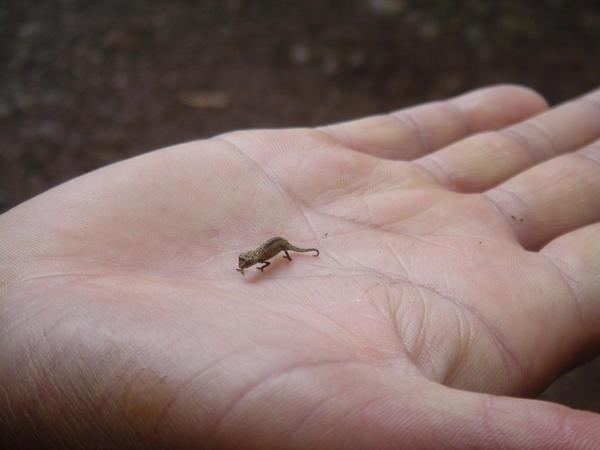
#> input picture images/397300-The-world-s-smallest-chameleon-Montagne-d-Ambre-1.jpg, 600 x 450 px; its folder holds only this picture in this run
$ python -i sift.py   (imports and definitions only)   (Python 2 division)
#> lines starting #> are read from the running program, lines starting #| are printed output that depends on the picture
### sift/imtools.py
import os
from PIL import Image
from PIL import ImageEnhance
from pylab import *
from scipy.ndimage import filters


#args: absolute path to folder (string), file extension including the '.' (string)
#returns: list of absolute paths to files in the folder with that extension (list of strings)
# [6 lines left out: function get_filelist, not called in this run]

def img_contrast(img,value):
    enhancer = ImageEnhance.Contrast(img_fromArr(img))
    return img_toArr(enhancer.enhance(value))

#Note that this crops with the origin in the top-left corner
#args: image to crop (numpy array), x,y,width,height of new image (ints)
#returns: cropped image (numpy array)
def img_crop(img,x,y,width,height):
    return img.crop((x,y,x+width,y+height))


#args: image to convert (PIL image)
#returns: converted image (numpy array)
def img_toArr(img):
    return array(img.convert('L'))


#args: image to convert (numpy array)
#returns: converted image (PIL image)
def img_fromArr(arr):
    return Image.fromarray(arr)


#args: two images to make into one (numpy arrays)
#returns: im1 appended to the left of im2 (numpy array)
# [10 lines left out: function img_append, not called in this run]

### sift/sift.py
import os, sys
from PIL import Image
from pylab import *
import imtools


class SiftObject:

    #Instance data members
    #keyCount:     (int) total number of keypoints associated with this object
    #location:     (numpy nx2 array) x,y position of each keypoint relative to
    #              the origin of the latest source image
    #scale:        (numpy nx1 array) size of each keypoint
    #angle:        (numpy nx1 array) angle in radians of each keypoint
    #descriptor:   (numpy nx128 array) keypoint descriptors (used for matching)
    #boxVector     (numpy nx2 array) radians, radius to original bounding box
    #              upper left-hand corner
    #matched:      (numpy nx1 array) True/False did this keypoint match to the
    #              source image last update
    #isVisible:    (bool) True/False were any keypoints matched in last update?
    #              If False, the object is briefly searched for. If False,
    #              no new keypoints will be learned
    #frameSearches:(int) how many times the current update frame has been
    #              searched for the object. If SiftObject.maxSearches is
    #              reached, then searching will end for the current frame
    #boundingBox:  (Python 1x4 list) x1,y1,x2,y2 of box surrounding every
    #              keypoint in last update, used to estimate object's position
    #origBox:      (Python 1x2 list) width,height describing original bounding
    #              box size
    #trust:        (numpy nx1 array) value 0.0-1.0 determined by how often a
    #              dynamically found keypoint has appeared. Once trust = 1.0,
    #              the keypoint is marked as trusted and is kept
    #trusted       (numpy nx1 array) True/False has this keypoint been matched
    #              enough times to be considered a stable part of the object

    #Percentage larger in side length the search box is than the bounding box
    searchBoxRatio = 1.25
    #Smallest bounding box side length
    minBoxLength = 20
    #SIFT parameters (suggested: edge 10, peak 5, ratio 0.7)
    siftParams = "--edge-thresh 10 --peak-thresh 5"
    distRatio = 0.7
    #Increase and decrease in trust when an untrusted keypoint is/is not matched
    trustMatch = 0.25
    trustNoMatch = 0.5
    #Maximum number of additional keypoint searches before giving up on a frame
    maxSearches = 4


    '''
    Initialize an empty instance. Used in object creation
    returns: new SiftObject instance
    '''
    def __init__(self):
        #Initialize it as empty with no trusted keypoints
        self.keyCount = 0
        self.location = zeros((self.keyCount,2))
        self.scale = zeros((self.keyCount))
        self.angle = zeros((self.keyCount))
        self.descriptor = zeros((self.keyCount,128))
        self.boxVector = zeros((self.keyCount,2))
        self.matched = zeros((self.keyCount),'bool')
        self.isVisible = False
        self.frameSearches = 0
        self.boundingBox = [0,0,SiftObject.minBoxLength,SiftObject.minBoxLength]
        self.origBox = self.boundingBox
        self.trust = zeros((self.keyCount))
        self.trusted = zeros((self.keyCount),'bool')
        self.position = zeros((3,2))
        self.velocity = zeros((2,2))
        self.acceleration = zeros((1,2))


    '''
    Print out diagnostic information about the instance
    returns: nothing
    '''
    # [6 lines left out: function showInfo, not called in this run]

    '''
    Empty the instance of all keypoint data
    returns: nothing
    '''
    # [19 lines left out: function empty, not called in this run]


    '''
    Load in training keypoints. Any existing keypoints will be erased. All new
    keypoints are marked as trusted
    img: a numpy image array
    box: a Python list [x1,y1,x2,y2]. Forms a rectangle around the object to
    track
    returns: nothing
    '''
    # [51 lines left out: function train, not called in this run]


    '''
    Updates keypoint positions and trust and object's estimated position given
    an image, typically the next frame in a video sequence
    img: a numpy image array
    returns: nothing
    '''
    def update(self,img):
        self.frameSearches = 0
        self.updateKeypoints(img)
        while self.frameSearches != 0 and self.frameSearches < SiftObject.maxSearches:
            self.updateKeypoints(img)
        self.updateTrust()
        self.updateBoundingBox()
        self.relateKeypoints()
        self.updatePrediction(img.shape)


    '''
    Update the positions of keypoints according to the passed image. Matches
    existing keypoints to keypoints found in the specified image and creates
    new keypoints for those not matched
    img: a numpy image array
    returns: nothing
    '''
    def updateKeypoints(self,img):
        imgSize = img.shape
        #Convert the update image array to a PIL image
        img = imtools.img_fromArr(img).convert('L')
        #Crop and save the proper area(s) to search for keypoints in
        x,y,width,height,count = self.computeSearchBox(imgSize,self.frameSearches)
        #Have we searched the entire image?
        if count == 0:
            self.frameSearches = 0
            return
        loc = zeros((0,4))
        desc = zeros((0,128))
        for i in range(0,count):
            im = img.crop((int(x[i]),int(y[i]),int(x[i]+width[i]),int(y[i]+height[i])))
            im.save('tmp.pgm')
            #Create SIFT data from the new image file
            feature_save('tmp.pgm','tmp.key',params=SiftObject.siftParams)
            #Open the just-created key file
            locTemp,descTemp = feature_load('tmp.key')
            os.remove('tmp.key')
            #Are there any keypoints?
            try:
                locTemp[0,0] += 0
            except:
                #No keypoints in this area
                continue
            #Correct the position of keypoints
            for j in range(0,locTemp.shape[0]):
                locTemp[j,0] += x[i]
                locTemp[j,1] += y[i]
            loc = concatenate((loc,locTemp))
            desc = concatenate((desc,descTemp))
        #Format the SIFT data
        try:
            location = loc[:,0:2]
        except:
            print 'SiftObject: no keypoints found in update image'
            self.matched[:] = False
            self.updateTrust()
            return
        scale = loc[:,2]
        angle = loc[:,3]
        descriptor = array(desc)
        #Find matches between existing keypoints and update image
        matches = match_find(self.descriptor,descriptor,dist_ratio=SiftObject.distRatio)
        toAdd = range(0,location.shape[0])
        self.isVisible = False
        #For every exising keypoint that has a match, set its position to
        #the position of its new match in the search box. For every new
        #keypoint found within the search box, add it to the object for future
        #matching
        for i in range(0,self.keyCount):
            if matches[i] != 0:
                if self.trusted[i]: self.isVisible = True
                self.matched[i] = True
                #Update the position of this keypoint
                self.location[i,0] = location[matches[i],0]
                self.location[i,1] = location[matches[i],1]
                self.scale[i] = scale[matches[i]]
                self.angle[i] = angle[matches[i]]
                #This keypoint isn't new, so we need not create it
                toAdd[matches[i]] = 0
            elif matches[i] == 0:
                self.matched[i] = False
        #For every keypoint discovered and not matched, add it to the object's
        #list of untrusted keypoints to track. But only if the object is visible
        #so we know that the bounding box location is good
        if self.isVisible and self.frameSearches == 0:
            for i in toAdd:
                if i != 0:
                    #Create new keypoint
                    self.keyCount += 1
                    self.location = concatenate((self.location,array([[location[i,0],location[i,1]]])))
                    self.scale = concatenate((self.scale,array([scale[i]])))
                    self.angle = concatenate((self.angle,array([angle[i]])))
                    self.descriptor = concatenate((self.descriptor,array([descriptor[i]])))
                    self.boxVector = concatenate((self.boxVector,array([[0,0]])))
                    self.matched = concatenate((self.matched,array([True])))
                    self.trust = concatenate((self.trust,array([0.0])))
                    self.trusted = concatenate((self.trusted,array([False])))
                    #Mark that this keypoint has to be related to the bounding box
                    self.boxVector[self.keyCount-1,0] = -1
                    self.boxVector[self.keyCount-1,1] = -1
        #Are we done or do we need to search this frame again?
        if self.isVisible:
            self.frameSearches = 0
        else:
            self.frameSearches += 1


    '''
    Calculate the position and size of a bounding box surrounding and slightly
    larger than the current one to be used to search the newest update image.
    imgSize: Python 1x2 list [height,width] of update image
    lost: int specifying how many times the update image has been searched
    for keypoints to no avail (higher value -> more search boxes)
    returns: x[],y[],width[],height[],count of each box to crop and search for
    keypoints in. If the image has been entirely searched, count = 0
    '''
    def computeSearchBox(self,imgSize,lost):
        #Get the size and position of current bounding box
        x = self.boundingBox[0]
        y = self.boundingBox[1]
        width = self.boundingBox[2] - self.boundingBox[0]
        height = self.boundingBox[3] - self.boundingBox[1]
        #Calculate search box(es)
        bx = [];by = [];bw = [];bh = []
        count = 0
        if lost == 0:
            #Simply expand the current bounding box by a bit
            bx = [x - width*(SiftObject.searchBoxRatio-1)*0.5]
            by = [y - height*(SiftObject.searchBoxRatio-1)*0.5]
            bw = [width*SiftObject.searchBoxRatio]
            bh = [height*SiftObject.searchBoxRatio]
            count = 1
        else:
            #If we're searching for the object, incrementally expand the search
            #area and never search area that's already been searched
            #Check that we haven't searched for too long
            if (width*lost>imgSize[1]) or (height*lost>imgSize[0]):
                count = 0
                return bx,by,bw,bh,count
            #Make search boxes outlining the previosuly searched area
            for i in range(0,lost*2+1):
                #Top edge
                ix = x - width*lost + width*i;iy = y - height*lost
                bx.append(ix);by.append(iy);bw.append(width);bh.append(height)
                #Bottom edge
                ix = x - width*lost + width*i;iy = y + height*lost
                bx.append(ix);by.append(iy);bw.append(width);bh.append(height)
                count += 2
            for i in range(1,lost*2):
                #Left edge
                ix = x - width*lost;iy = y - height*lost + height*i
                bx.append(ix);by.append(iy);bw.append(width);bh.append(height)
                #Right edge
                ix = x + width*lost;iy = y - height*lost + height*i
                bx.append(ix);by.append(iy);bw.append(width);bh.append(height)
                count += 2
        #Ensure that the search box(es) is (are) within the image bounds
        for i in range(0,count):
            if bx[i] < 0: bx[i] = 0
            if by[i] < 0: by[i] = 0
            if bx[i]+bw[i] > imgSize[1]: bw[i] = imgSize[1]-bx[i]
            if by[i]+bh[i] > imgSize[0]: bh[i] = imgSize[0]-by[i]
        #Ensure that the search box(es) isn't (aren't) too small
        for i in range(0,count):
            if bw[i] < SiftObject.minBoxLength: bw[i] = SiftObject.minBoxLength
            if bh[i] < SiftObject.minBoxLength: bh[i] = SiftObject.minBoxLength
        return bx,by,bw,bh,count


    '''
    Determines where the bounding box should be positioned based on the position
    offset vectors of every trusted, matched keypoint
    returns: nothing
    '''
    # [18 lines left out: function updateBoundingBox, not called in this run]


    '''
    Calculates the offset vector from every new keypoint to the top-left corner
    of the bounding box for future bounding box positioning
    returns: nothing
    '''
    # [10 lines left out: function relateKeypoints, not called in this run]


    '''
    Determines the trust level of keypoints based on the last update image, and
    handles any deleting or trusting of keypoints
    returns: nothing
    '''
    # [56 lines left out: functions updateTrust, updatePrediction, not called in this run]


    '''
    Open a figure and show the object's bounding box and visible keypoints.
    Keypoints are red/yellow for trusted/untrusted, and the bounding box is
    blue/green for visible/searching
    img: a numpy image array
    returns: nothing
    '''
    # [23 lines left out: function plot, not called in this run]


'''
Wrapper combining several functions into one. Use this to get the SIFT features
from a numpy image array.
-im: a numpy image array
-box: a list [x,y,width,height] of the image to crop out and analyze. If this is
specified, the x,y positions will be relative to the corner of the box and you
should use feature_shift() if you want global coordinates. If not specified, the
 whole image is used
-returns [x,y,scale,orientation in radians], [descriptors]
'''
def feature_getFromArr(im,box=None):
    imtools.img_fromArr(im).save('tmp.pgm')
    return feature_getFromImg('tmp.pgm',box)


'''
Wrapper combining several functions into one. Use this to get the SIFT features
from an image file.
-im: path to the image file
-box: a list [x,y,width,height] of the image to crop out and analyze. If this is
specified, the x,y positions will be relative to the corner of the box and you
should use feature_shift() if you want global coordinates. If not specified, the
 whole image is used
-returns [x,y,scale,orientation in radians], [descriptors]
'''
# [5 lines left out: function feature_getFromImg, not called in this run]


'''
Process an image and save the results in a file. Each row contains the
coordinates, scale, and rotation angle(radians) for each interest point as the
first four values, followed by the 128 values of the corresponding descriptor
-box: if specified, the image is first cropped before being fed into SIFT.
 Box is a 4x1 list [x,y,width,height] describing the crop and the top-left
 corner of the image is the origin. Note that the saved x,y coordinates will
 be relative to the box, not the whole image.
'''
def feature_save(imagename,resultname,box=None,params="--edge-thresh 10 --peak-thresh 5"):
    #Did the call request the image to be cropped first?
    if box != None:
        im = Image.open(imagename).convert('L')
        grab = im.crop((box[0],box[1],box[0]+box[2],box[1]+box[3]))
        grab.save('tmp.pgm')
        imagename = 'tmp.pgm'
    #convert to a pgm file if it isn't already
    if os.path.splitext(imagename)[1] != '.pgm':
        im = Image.open(imagename).convert('L')
        im.save('tmp.pgm')
        imagename = 'tmp.pgm'
    #Hand it over to the OS-specific SIFT binary for processing
    command = os.getcwd()+os.path.sep+'vlfeat'+os.path.sep
    if sys.platform.startswith('linux'):
        command += 'glnx86'
    elif sys.platform == 'win32' or sys.platform == 'cygwin':
        command += 'win32'
    elif sys.platform == 'darwin':
        command += 'maci'
    else:
        print 'sift.py error: cannot identify your platform'
        return()
    command += os.path.sep
    os.system(command+'sift '+imagename+' --output='+resultname+' '+params)
    #Delete the temporary file we created
    if imagename == 'tmp.pgm': os.remove(imagename)


'''
Runs SIFT on every image in a folder and saves the key in a folder called 'keys'
-output: True = outputs a message for every file saved, False = no output
'''
# [16 lines left out: function feature_save_all, not called in this run]


'''
Read feature properties from a file and return a numpy array
-Returns [x,y,scale,orientation in radians], [descriptors]
'''
def feature_load(filename):
    f = loadtxt(filename)
    try:
        return f[:,:4],f[:,4:]
    except:
        #Are there no lines at all?
        if len(f) == 0:
            return zeros((2,132),'int')
        #Is there only one line?
        return zeros((2,132),'int') + f


'''
Shifts a location array over by a certain amount. Use this after getting SIFT
features from a cropped portion of an image and you want the x,y coordinates
to be global, not relative to the box. In that case, dx,dy should be the top-
left corner of the box.
-Returns loc with x,y shifted by dx,dy
'''
# [5 lines left out: function feature_shift, not called in this run]


'''
For each descriptor in the first set, select its match in the second set
-desc1 and desc2 are descriptors from feature_load()
-indx: if specified, only the indexes from desc1 that appear in indx will be matched
-dist_ratio is the ratio of distances between nearest and second-nearest
 neighbors that can result in a match
-two_way: if true, then ensures that matches go both ways. Slower, but returns
 fewer false matches
-returns a desc1 length x 1 list [desc2 matching feature index or 0]
'''
# [37 lines left out: function match_find, not called in this run]


'''
Opposite of match_find(). Returns a list of indexes from desc1 that do not
have a match in desc2
-desc1 and desc2 are descriptors from feature_load()
-returns a desc1 length x 1 list [desc1 feature index with no match or 0]
'''
# [7 lines left out: function match_subtract, not called in this run]


'''
Display an image with features drawn on
-im is a numpy array of the image
-locs is a numpy array from feature_load()
-indx: nx1 numpy array. If passed, only features whose index is in indx are drawn
-circ: True = circles size of features drawn, False = point circles
'''
# [27 lines left out: function feature_plot, not called in this run]


'''
Shows a figure with lines joining the accepted matches
-im1,im2 are numpy arrays of the images
-locs1, locs2 are feature location lists from feature_load()
-matches is output from match() or match2()
'''
# [17 lines left out: function match_plot, not called in this run]

>>> import cv2
>>> picture = cv2.imread('../images/397300-The-world-s-smallest-chameleon-Montagne-d-Ambre-1.jpg', cv2.IMREAD_GRAYSCALE)
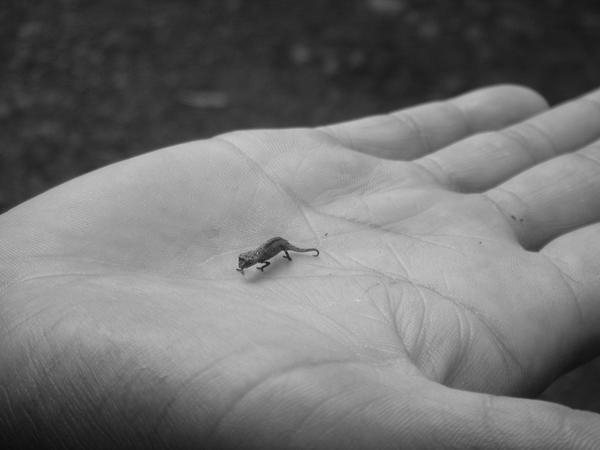
#> picture: shape (450, 600); min 12, max 207, mean 113.5
>>> result = SiftObject().update(picture)
#> in updateKeypoints, `im = img.crop((int(x[i]),int(y[i]),int(x[i]+width[i]),int(y[i]+height[..`:
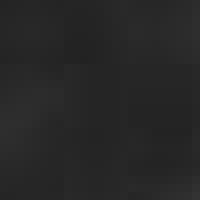
#> im: PIL image 25x25 L (shown 8 times larger); min 34, max 51, mean 39
#> (the run stopped early here; a loop or call above may not have finished)

$ run again, on images/Panther-chameleon.jpg
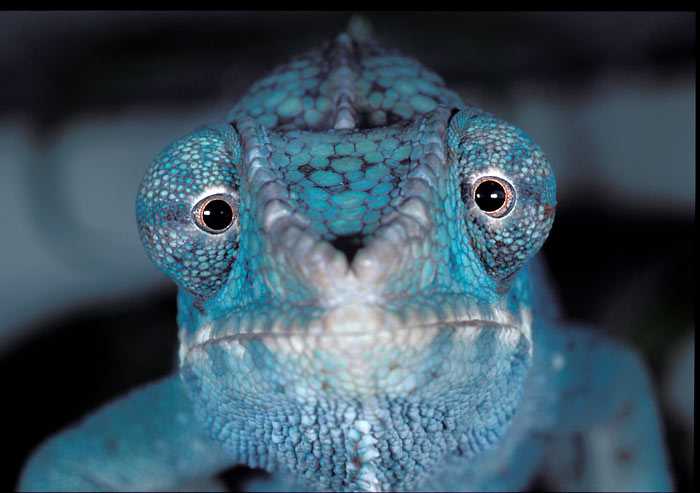
#> input picture images/Panther-chameleon.jpg, 700 x 493 px
#> `picture = cv2.imread('../images/397300-The-world-s-smallest-chameleon-..`:
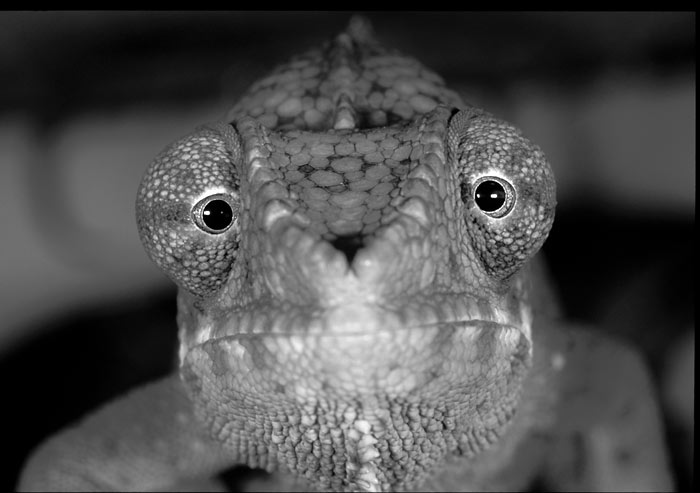
#> picture: shape (493, 700); min 0, max 255, mean 76.7
#> in updateKeypoints, `im = img.crop((int(x[i]),int(y[i]),int(x[i]+width[i]),int(y[i]+height[..`:
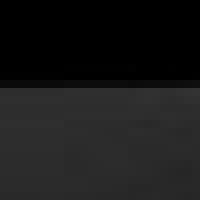
#> im: PIL image 25x25 L (shown 8 times larger); min 0, max 51, mean 25

$ run again, on images/chameleon1.jpg
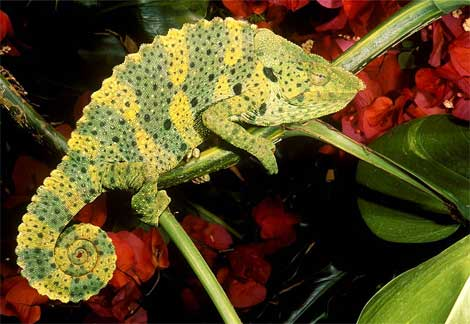
#> input picture images/chameleon1.jpg, 470 x 324 px
#> `picture = cv2.imread('../images/397300-The-world-s-smallest-chameleon-..`:
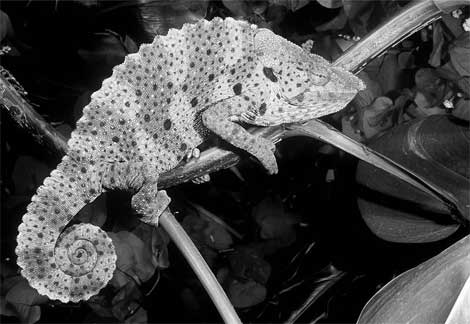
#> picture: shape (324, 470); min 0, max 255, mean 73.1
#> in updateKeypoints, `im = img.crop((int(x[i]),int(y[i]),int(x[i]+width[i]),int(y[i]+height[..`:
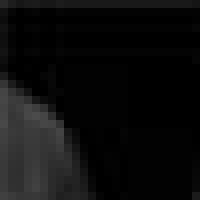
#> im: PIL image 25x25 L (shown 8 times larger); min 0, max 75, mean 12.8
